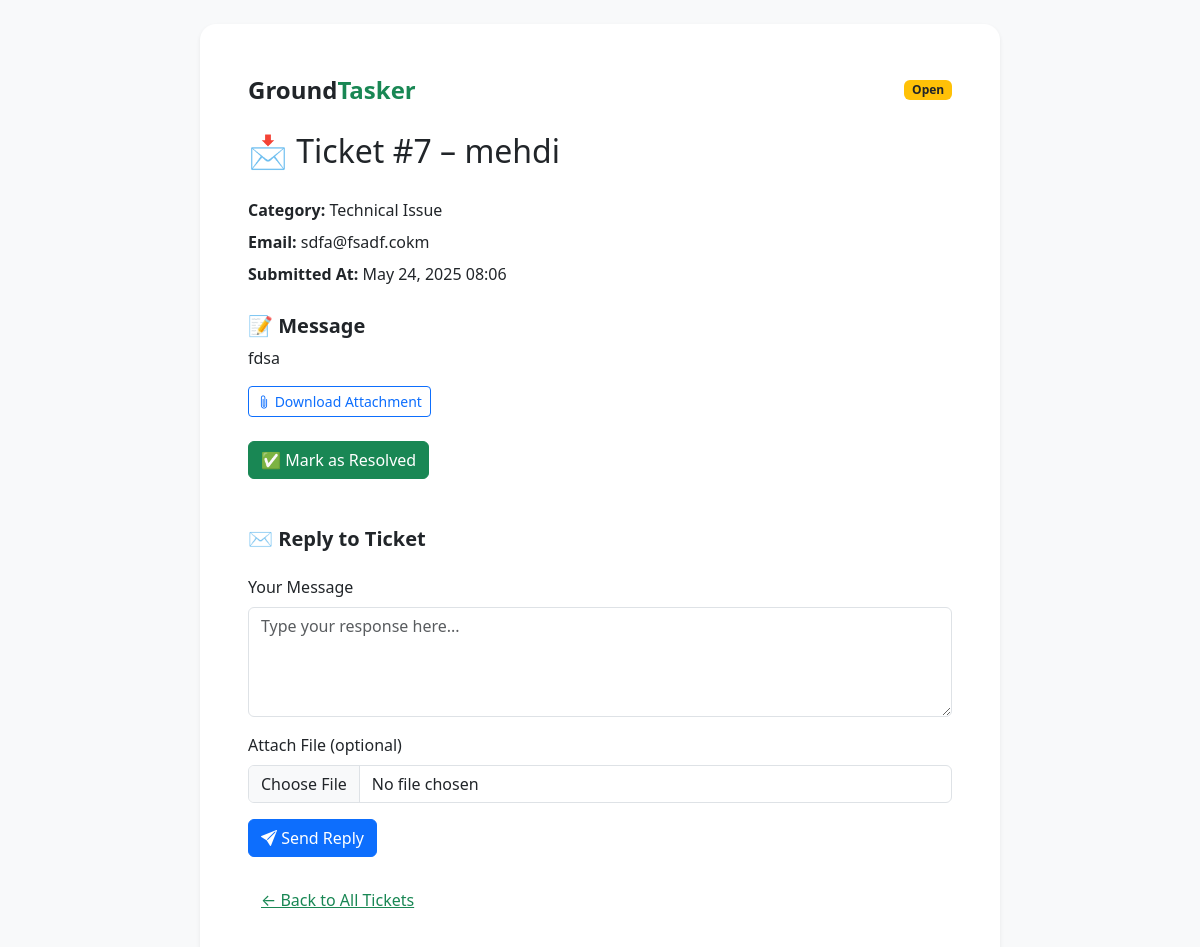
/admin-dashboard/tickets/7/ (signed in), run on the app's committed database.
### adminpanel/models.py (models this page shows, shortened)
class Ticket(models.Model):
    STATUS_CHOICES = [
        ('open', 'Open'),
        ('closed', 'Closed'),
    ]
    user = models.ForeignKey(User, on_delete=models.CASCADE)
    full_name = models.CharField(max_length=255)
    email = models.EmailField()
    category = models.CharField(max_length=100, default='General Support')
    message = models.TextField()
    attachment = models.FileField(upload_to='support_attachments/', blank=True, null=True)
    status = models.CharField(max_length=10, choices=STATUS_CHOICES, default='open')
    created_at = models.DateTimeField(auto_now_add=True)

### adminpanel/views.py (the view, shortened to what this page needs)
# urls.py: path('tickets/<int:ticket_id>/', admin_ticket_detail, name='admin_ticket_detail'),
@staff_member_required
def admin_ticket_detail(request, ticket_id):
    ticket = get_object_or_404(Ticket, id=ticket_id)
    return render(request, 'admin_ticket_detail.html', {
        'ticket': ticket,
        'replies': TicketReply.objects.filter(ticket=ticket).order_by('created_at')
    })

### templates/admin_ticket_detail.html (shortened to what this page needs)
{% load static %}
<!DOCTYPE html>
<html lang="en">
<head>
  <link rel="stylesheet" href="{% static 'css/admin.css' %}">
  <link rel="stylesheet" href="https://cdn.jsdelivr.net/npm/bootstrap@5.3.3/dist/css/bootstrap.min.css">
  <link rel="stylesheet" href="https://cdn.jsdelivr.net/npm/bootstrap-icons@1.10.5/font/bootstrap-icons.css">
</head>
<body class="bg-light py-4">
  <div class="container shadow-sm bg-white p-5 rounded-4" style="max-width: 800px;">
    <div class="d-flex justify-content-between align-items-center mb-4">
      <a href="{% url 'admin_dashboard' %}" class="text-decoration-none fs-4 fw-semibold text-dark">
        Ground<span class="text-success">Tasker</span>
      </a>
      <span class="badge {% if ticket.status == 'closed' %}bg-success{% else %}bg-warning text-dark{% endif %}">
        {{ ticket.status|title }}
      </span>
    </div>
    <h2 class="mb-4">📩 Ticket #{{ ticket.id }} – {{ ticket.full_name }}</h2>
    <ul class="list-unstyled lh-lg">
      <li><strong>Category:</strong> {{ ticket.category }}</li>
      <li><strong>Email:</strong> {{ ticket.email }}</li>
      <li><strong>Submitted At:</strong> {{ ticket.created_at|date:"M d, Y H:i" }}</li>
    </ul>
    <div class="mt-4">
      <h5 class="fw-bold">📝 Message</h5>
      <p>{{ ticket.message }}</p>
    </div>
    {% if ticket.attachment %}
      <div class="mt-3">
        <a href="{{ ticket.attachment.url }}" class="btn btn-outline-primary btn-sm bi bi-paperclip" download>
          Download Attachment
        </a>
      </div>
    {% else %}
      <p class="text-muted mt-3">No attachment provided.</p>
    {% endif %}
    {% if ticket.status == 'open' %}
      <form method="post" class="mt-4">
        <button type="submit" class="btn btn-success">✅ Mark as Resolved</button>
      </form>
    {% else %}
      <p class="text-success fw-semibold mt-4">✅ This ticket is resolved.</p>
    {% endif %}
    <div class="mt-5">
      <h5 class="fw-bold mb-3">✉️ Reply to Ticket</h5>
        <form method="post" enctype="multipart/form-data" class="mt-4">
          <div class="mb-3">
            <label for="adminReply" class="form-label">Your Message</label>
            <textarea class="form-control" name="message" rows="4" placeholder="Type your response here..." required></textarea>
          </div>
          <div class="mb-3">
            <label class="form-label">Attach File (optional)</label>
            <input type="file" class="form-control" name="attachment">
          </div>
          <button type="submit" class="btn btn-primary">
            <i class="bi bi-send-fill"></i> Send Reply
          </button>
        </form>
    </div>
    <div class="mt-4">
      <a href="{% url 'admin_tickets' %}" class="btn btn-link text-success">← Back to All Tickets</a>
    </div>
  </div>
</body>
</html>

### static/css/admin.css (style rules this page uses)
body { font-family: 'Poppins', sans-serif; background-color: #f9f9f9; margin: 0; padding: 40px 20px; }
.container { max-width: 1100px; margin: 0 auto; }

### data on the page
Ticket: status "Open", id "7", full_name "mehdi", category "Technical Issue", email "sdfa@fsadf.cokm", created_at "May 24, 2025 08:06", message "fdsa"
